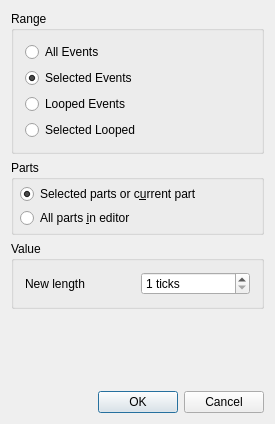
<?xml version="1.0" encoding="UTF-8"?>
<ui version="4.0">
 <class>SetlenBase</class>
 <widget class="QDialog" name="SetlenBase">
  <property name="geometry">
   <rect>
    <x>0</x>
    <y>0</y>
    <width>275</width>
    <height>424</height>
   </rect>
  </property>
  <property name="windowTitle">
   <string>MusE: Set Note Length</string>
  </property>
  <layout class="QVBoxLayout" name="verticalLayout_2">
   <property name="spacing">
    <number>6</number>
   </property>
   <property name="leftMargin">
    <number>11</number>
   </property>
   <property name="topMargin">
    <number>11</number>
   </property>
   <property name="rightMargin">
    <number>11</number>
   </property>
   <property name="bottomMargin">
    <number>11</number>
   </property>
   <item>
    <widget class="QGroupBox" name="rangeBox">
     <property name="title">
      <string>Range</string>
     </property>
     <layout class="QVBoxLayout" name="verticalLayout">
      <property name="spacing">
       <number>6</number>
      </property>
      <property name="leftMargin">
       <number>11</number>
      </property>
      <property name="topMargin">
       <number>11</number>
      </property>
      <property name="rightMargin">
       <number>11</number>
      </property>
      <property name="bottomMargin">
       <number>11</number>
      </property>
      <item>
       <widget class="QRadioButton" name="all_events_button">
        <property name="text">
         <string>All Events</string>
        </property>
       </widget>
      </item>
      <item>
       <widget class="QRadioButton" name="selected_events_button">
        <property name="text">
         <string>Selected Events</string>
        </property>
        <property name="checked">
         <bool>true</bool>
        </property>
       </widget>
      </item>
      <item>
       <widget class="QRadioButton" name="looped_events_button">
        <property name="text">
         <string>Looped Events</string>
        </property>
       </widget>
      </item>
      <item>
       <widget class="QRadioButton" name="selected_looped_button">
        <property name="text">
         <string>Selected Looped</string>
        </property>
       </widget>
      </item>
     </layout>
    </widget>
   </item>
   <item>
    <widget class="QGroupBox" name="partsBox">
     <property name="sizePolicy">
      <sizepolicy hsizetype="Preferred" vsizetype="Minimum">
       <horstretch>0</horstretch>
       <verstretch>0</verstretch>
      </sizepolicy>
     </property>
     <property name="title">
      <string>Parts</string>
     </property>
     <layout class="QVBoxLayout" name="verticalLayout_3">
      <property name="spacing">
       <number>4</number>
      </property>
      <property name="leftMargin">
       <number>6</number>
      </property>
      <property name="topMargin">
       <number>4</number>
      </property>
      <property name="rightMargin">
       <number>6</number>
      </property>
      <property name="bottomMargin">
       <number>4</number>
      </property>
      <item>
       <widget class="QRadioButton" name="not_all_parts_button">
        <property name="text">
         <string>Selected parts or c&amp;urrent part</string>
        </property>
        <property name="checked">
         <bool>true</bool>
        </property>
       </widget>
      </item>
      <item>
       <widget class="QRadioButton" name="all_parts_button">
        <property name="text">
         <string>All parts &amp;in editor</string>
        </property>
       </widget>
      </item>
     </layout>
    </widget>
   </item>
   <item>
    <widget class="QGroupBox" name="groupBox_2">
     <property name="title">
      <string>Value</string>
     </property>
     <property name="flat">
      <bool>false</bool>
     </property>
     <property name="checkable">
      <bool>false</bool>
     </property>
     <layout class="QGridLayout" name="gridLayout">
      <property name="leftMargin">
       <number>11</number>
      </property>
      <property name="topMargin">
       <number>11</number>
      </property>
      <property name="rightMargin">
       <number>11</number>
      </property>
      <property name="bottomMargin">
       <number>11</number>
      </property>
      <property name="spacing">
       <number>6</number>
      </property>
      <item row="0" column="0">
       <widget class="QLabel" name="TextLabel3">
        <property name="text">
         <string>New length</string>
        </property>
        <property name="wordWrap">
         <bool>false</bool>
        </property>
       </widget>
      </item>
      <item row="0" column="1">
       <widget class="QSpinBox" name="len_spinbox">
        <property name="suffix">
         <string> ticks</string>
        </property>
        <property name="minimum">
         <number>1</number>
        </property>
        <property name="maximum">
         <number>10000</number>
        </property>
        <property name="value">
         <number>1</number>
        </property>
       </widget>
      </item>
     </layout>
    </widget>
   </item>
   <item>
    <spacer name="verticalSpacer">
     <property name="orientation">
      <enum>Qt::Vertical</enum>
     </property>
     <property name="sizeHint" stdset="0">
      <size>
       <width>20</width>
       <height>40</height>
      </size>
     </property>
    </spacer>
   </item>
   <item>
    <layout class="QHBoxLayout" name="horizontalLayout">
     <property name="spacing">
      <number>6</number>
     </property>
     <item>
      <spacer name="Spacer1">
       <property name="orientation">
        <enum>Qt::Horizontal</enum>
       </property>
       <property name="sizeType">
        <enum>QSizePolicy::Expanding</enum>
       </property>
       <property name="sizeHint" stdset="0">
        <size>
         <width>20</width>
         <height>20</height>
        </size>
       </property>
      </spacer>
     </item>
     <item>
      <widget class="QPushButton" name="okButton">
       <property name="text">
        <string>OK</string>
       </property>
       <property name="autoDefault">
        <bool>false</bool>
       </property>
       <property name="default">
        <bool>true</bool>
       </property>
      </widget>
     </item>
     <item>
      <widget class="QPushButton" name="cancelButton">
       <property name="text">
        <string>Cancel</string>
       </property>
      </widget>
     </item>
    </layout>
   </item>
  </layout>
 </widget>
 <layoutdefault spacing="6" margin="11"/>
 <resources/>
 <connections>
  <connection>
   <sender>okButton</sender>
   <signal>clicked()</signal>
   <receiver>SetlenBase</receiver>
   <slot>accept()</slot>
   <hints>
    <hint type="sourcelabel">
     <x>20</x>
     <y>20</y>
    </hint>
    <hint type="destinationlabel">
     <x>20</x>
     <y>20</y>
    </hint>
   </hints>
  </connection>
  <connection>
   <sender>cancelButton</sender>
   <signal>clicked()</signal>
   <receiver>SetlenBase</receiver>
   <slot>reject()</slot>
   <hints>
    <hint type="sourcelabel">
     <x>20</x>
     <y>20</y>
    </hint>
    <hint type="destinationlabel">
     <x>20</x>
     <y>20</y>
    </hint>
   </hints>
  </connection>
 </connections>
</ui>
